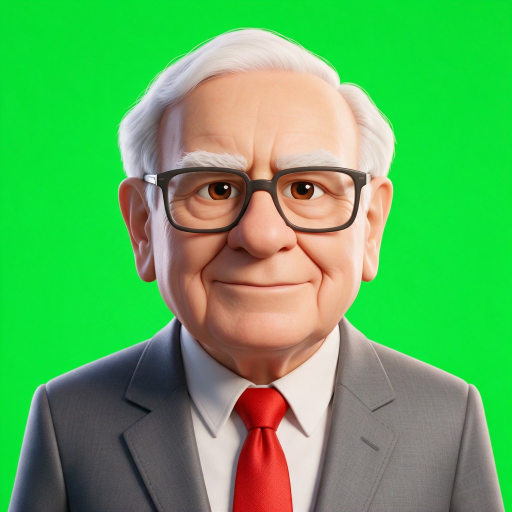
#> input picture .claude/skills/new-thinker/assets/style-reference.jpg, 1024 x 1024 px (shown at 1/2 size)
$ python make-avatar.py ../assets/style-reference.jpg ../assets/style-reference.jpg
#> lines starting #> are read from the running program, lines starting #| are printed output that depends on the picture
#!/usr/bin/env python3
"""Crop a real photo into a square room avatar.

Usage: python make-avatar.py <source-image> <output.jpg> [--top 0.08]

The room masks portraits into a circle, so a clean head-and-shoulders square is
enough. This is the fallback when no kie.ai key is available; the full cartoon
pipeline still wins when it runs.
"""
import sys

from PIL import Image, ImageOps


def main() -> int:
    if len(sys.argv) < 3:
        print("usage: make-avatar.py <source> <output> [--top 0.08]", file=sys.stderr)
        return 2
    source, output = sys.argv[1], sys.argv[2]
    top_bias = 0.08
    if "--top" in sys.argv:
        try:
            top_bias = float(sys.argv[sys.argv.index("--top") + 1])
        except (IndexError, ValueError):
            pass

    image = Image.open(source).convert("RGB")
#> image is the input picture: PIL image 1024x1024 RGB; mean R, G, B 90.6, 174.5, 91
    width, height = image.size
#> width = 1024; height = 1024
    side = min(width, height)
#> side = 1024
    left = (width - side) // 2
#> left = 0
    top = int(max(0, height - side) * top_bias)
#> top = 0
    image = image.crop((left, top, left + side, top + side))
    image = ImageOps.fit(image, (512, 512), Image.LANCZOS)
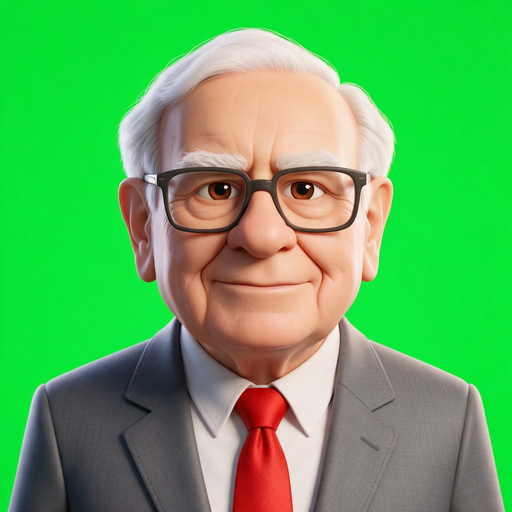
#> image: PIL image 512x512 RGB; mean R, G, B 90.6, 174.5, 91
    image.save(output, "JPEG", quality=88, optimize=True)
    print(output)
    return 0


if __name__ == "__main__":
    raise SystemExit(main())
#> (the program exits here)
